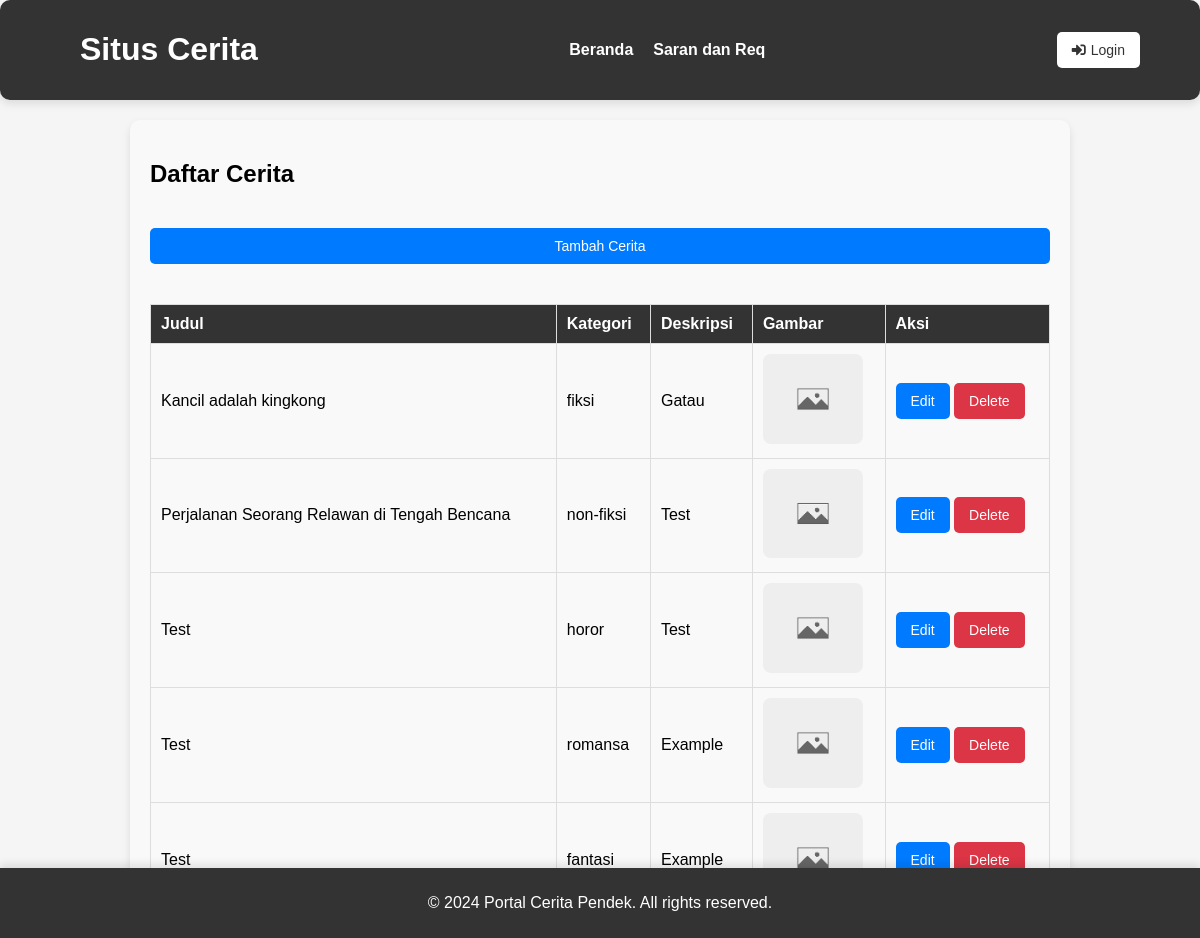
Page /fituradmin.php on the earlier database version.
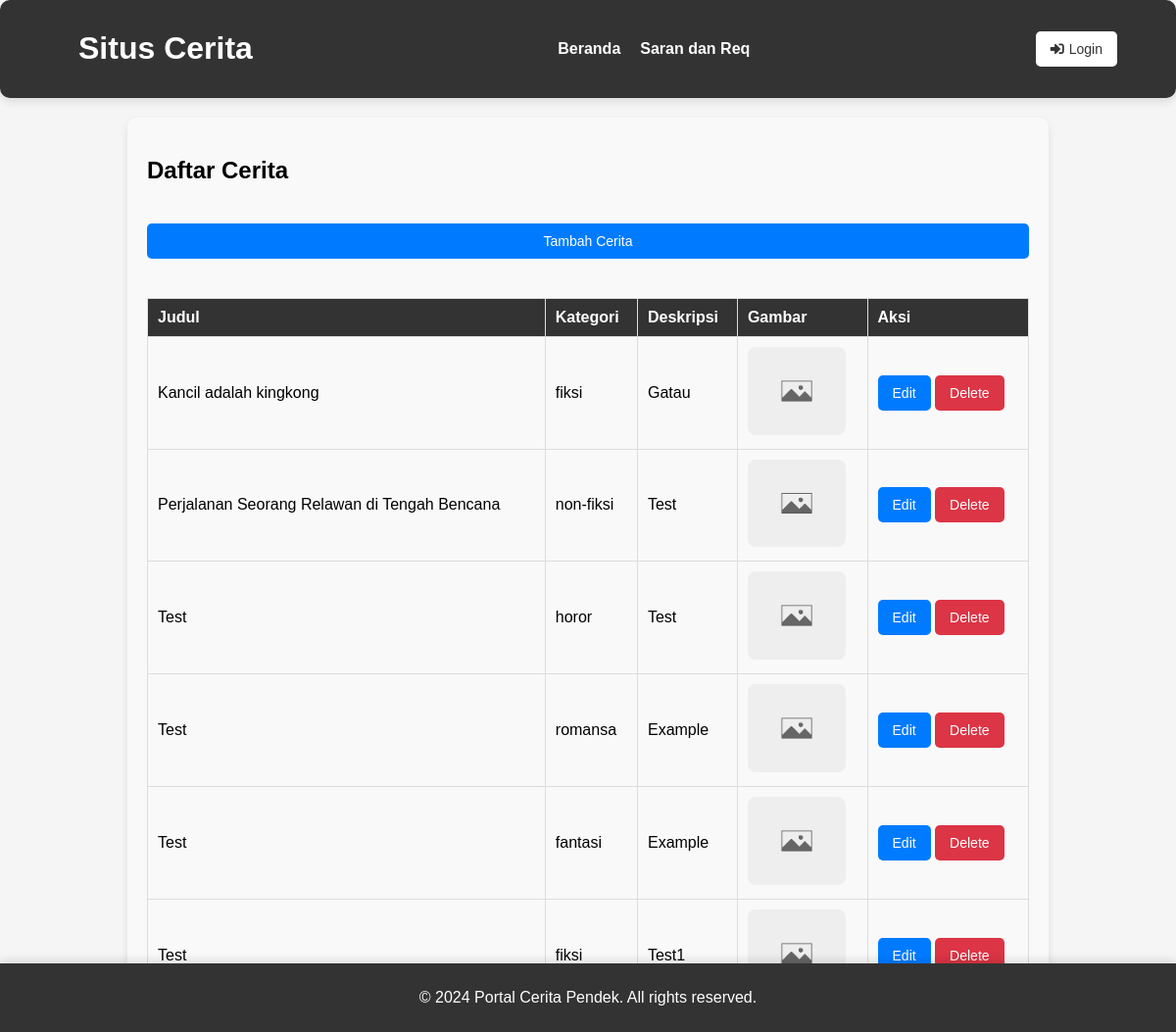
Same page on the later database version.
### tables this page shows
CREATE TABLE `cerita` (
  `id` int(11) NOT NULL,
  `judul` varchar(255) NOT NULL,
  `deskripsi` text NOT NULL,
  `konten` text NOT NULL,
  `kategori` varchar(50) NOT NULL,
  `penulis_id` int(11) DEFAULT NULL,
  `gambar` varchar(255) NOT NULL
);

### fituradmin.php (the view, shortened to what this page needs)
<?php
include 'header.php';
$sql = "SELECT id, judul, kategori, deskripsi, gambar FROM cerita";
$result = $conn->query($sql);
?>
<div class="content-container">
    <h2>Daftar Cerita</h2>
    <a href="tambah.php" class="btn">Tambah Cerita</a>
    <table class="cerita-table">
        <thead>
            <tr>
                <th>Judul</th>
                <th>Kategori</th>
                <th>Deskripsi</th>
                <th>Gambar</th>
                <th>Aksi</th>
            </tr>
        </thead>
        <tbody>
            <?php if ($result->num_rows > 0): ?>
            <?php while($row = $result->fetch_assoc()): ?>
            <tr>
                <td><?= htmlspecialchars($row['judul']) ?></td>
                <td><?= htmlspecialchars($row['kategori']) ?></td>
                <td><?= htmlspecialchars($row['deskripsi']) ?></td>
                <td><img src="<?= htmlspecialchars($row['gambar']) ?>" alt="<?= htmlspecialchars($row['judul']) ?>"
                        class="gambar-cerita"></td>
                <td>
                    <a href="edit.php?id=<?= $row['id'] ?>" class="btn">Edit</a>
                    <a href="tentang_kontak.php?delete_id=<?= $row['id'] ?>" class="btn btn-danger"
                        onclick="return confirm('Apakah Anda yakin ingin menghapus cerita ini?')">Delete</a>
                </td>
            </tr>
            <?php endwhile; ?>
            <?php else: ?>
            <tr>
                <td colspan="5">Tidak ada cerita.</td>
            </tr>
            <?php endif; ?>
        </tbody>
    </table>
</div>
<?php
include 'footer.php';
?>

Differences in the rows shown:
added cerita: judul "Test", kategori "fiksi", deskripsi "Test1", gambar (placeholder picture)
